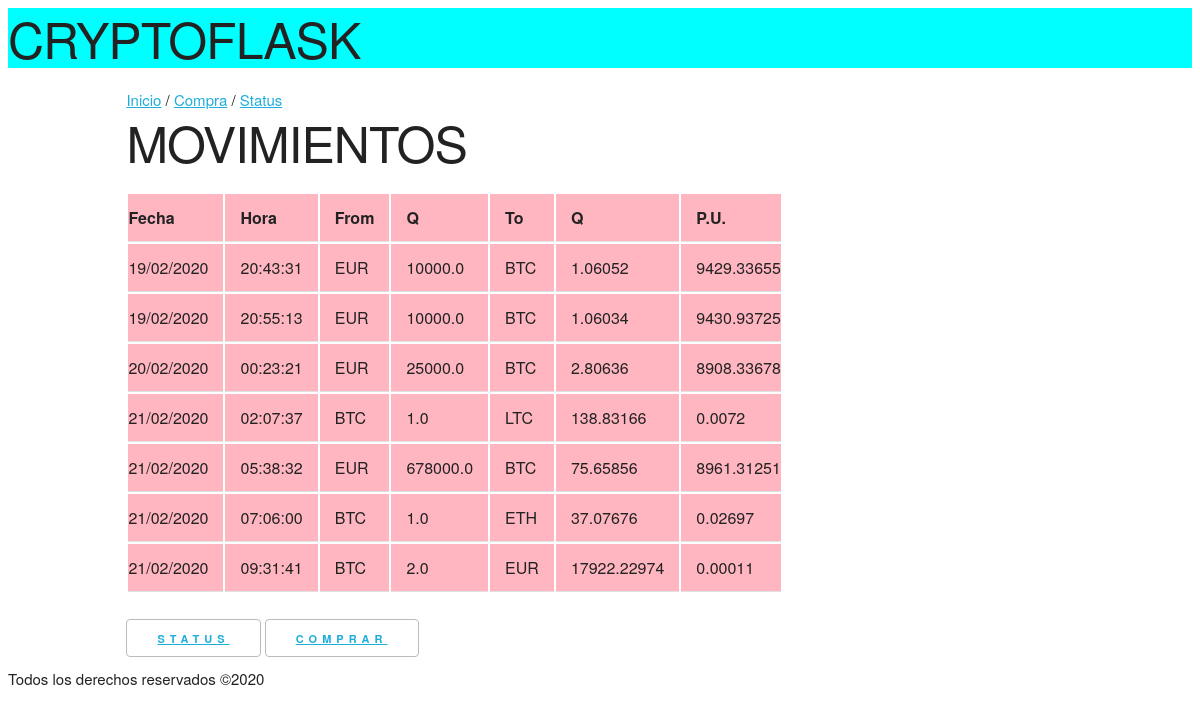
The page / on the database its author committed.
### tables this page shows
CREATE TABLE "movements" (
	"id"	INTEGER,
	"date"	TEXT,
	"time"	TEXT,
	"from_currency"	INTEGER,
	"from_quantity"	REAL,
	"to_currency"	INTEGER,
	"to_quantity"	REAL,
	PRIMARY KEY("id"),
	FOREIGN KEY("from_currency") REFERENCES "cryptos",
	FOREIGN KEY("to_currency") REFERENCES "cryptos"
);

### cryptoapp/routes.py (the view)
@app.route("/", methods=['GET', 'POST'])
def index():
    conn = sqlite3.connect(BASE_DATOS)
    cursor = conn.cursor()
    query = "SELECT * from movements;"
    try:
        filas = cursor.execute(query)
    except OperationalError as o:
        return render_template("index.html", o=o)
    listado = []
    valorUnit = []
    for fila in filas:
        fila = list(fila)
        valorUnit = round((fila[4] / fila[6]), 5)
        fila.append(valorUnit)
        fila = tuple(fila)
        listado.append(fila)
    conn.close()
    return render_template("index.html", listado = listado)

### cryptoapp/templates/index.html (shortened to what this page needs)
{% extends "base.html" %}
{% block content %}
    <nav>
        <a class="deact" href="">Inicio</a> /
        <a href="purchase">Compra</a> /
        <a href="status">Status</a>
    </nav>
    <h1>MOVIMIENTOS</h1>
    <div>
        <table class="reegion_table">
            <tr>
                <th>Fecha</th>
                <th>Hora</th>
                <th>From</th>
                <th>Q</th>
                <th>To</th>
                <th>Q</th>
                <th>P.U.</th>
            </tr>
            <tbody>
                {% for linea in listado %}
                    <tr>
                        <td>{{linea[1]}}</td>
                        <td>{{linea[2]}}</td>
                        <td>{{linea[3]}}</td>
                        <td>{{linea[4]}}</td>
                        <td>{{linea[5]}}</td>
                        <td>{{linea[6]}}</td>
                        <td>{{linea[7]}}</td>
                    </tr>
                {% endfor %}
            </tbody>
        </table>
    </div>
    <div class="u-full-width">
        <div class="button">
            <a class="" href="status">Status</a>
        </div>
        <div class="button">
            <a class="" href="purchase">Comprar</a>
        </div>
    </div>
{% endblock %}

### cryptoapp/templates/base.html (shortened to what this page needs)
<html lang="en">
<head>
    <link rel="stylesheet" href="./static/css/normalize.cs">
    <link rel="stylesheet" href="./static/css/skeleton.css">
    <link rel="stylesheet" href="./static/css/funcionara.css">
</head>
<body>
    <header>
        <h1>CRYPTOFLASK</h1>
    </header>
    <section class="container">
        {% block content %}{% endblock %}
    </section>
    <footer>Todos los derechos reservados &copy;2020 </footer>
    <br>
</body>
</html>

### cryptoapp/static/css/skeleton.css (style rules this page uses)
.container { position: relative; width: 100%; max-width: 960px; margin: 0 auto; padding: 0 20px; box-sizing: border-box; }
@media (min-width: 400px) { .container { width: 85%; padding: 0; } }
@media (min-width: 550px) { .container { width: 80%; } }
html { font-size: 62.5%; }
body { font-size: 1.5em; line-height: 1.6; font-weight: 400; font-family: "Raleway", "HelveticaNeue", "Helvetica Neue", Helvetica, Arial, sans-serif; color: #222; }
h1, h2, h3, h4, h5, h6 { margin-top: 0; margin-bottom: 2rem; font-weight: 300; }
h1 { font-size: 4.0rem; line-height: 1.2; letter-spacing: -.1rem; }
@media (min-width: 550px) { h1 { font-size: 5.0rem; } }
a { color: #1EAEDB; }
.button, button, input[type="submit"], input[type="reset"], input[type="button"] { display: inline-block; height: 38px; padding: 0 30px; color: #555; text-align: center; font-size: 11px; font-weight: 600; line-height: 38px; letter-spacing: .5rem; text-transform: uppercase; text-decoration: none; white-space: nowrap; background-color: transparent; border-radius: 4px; border: 1px solid #bbb; cursor: pointer; box-sizing: border-box; }
th, td { padding: 12px 15px; text-align: left; border-bottom: 1px solid #E1E1E1; }
th:first-child, td:first-child { padding-left: 0; }
th:last-child, td:last-child { padding-right: 0; }
button, .button { margin-bottom: 1rem; }
pre, blockquote, dl, figure, table, p, ul, ol, form { margin-bottom: 2.5rem; }
.u-full-width { width: 100%; box-sizing: border-box; }
.container:after, .row:after, .u-cf { content: ""; display: table; clear: both; }

### cryptoapp/static/css/funcionara.css (style rules this page uses)
header { background-color: aqua; }
tbody { background-color: lightpink; }
tr { background-color: lightpink; }

### rows shown on the page
movements: date "19/02/2020", time "20:43:31", from_currency "EUR", from_quantity "10000.0", to_currency "BTC", to_quantity "1.06052", linea "9429.33655"
movements: date "19/02/2020", time "20:55:13", from_currency "EUR", from_quantity "10000.0", to_currency "BTC", to_quantity "1.06034", linea "9430.93725"
movements: date "20/02/2020", time "00:23:21", from_currency "EUR", from_quantity "25000.0", to_currency "BTC", to_quantity "2.80636", linea "8908.33678"
movements: date "21/02/2020", time "02:07:37", from_currency "BTC", from_quantity "1.0", to_currency "LTC", to_quantity "138.83166", linea "0.0072"
movements: date "21/02/2020", time "05:38:32", from_currency "EUR", from_quantity "678000.0", to_currency "BTC", to_quantity "75.65856", linea "8961.31251"
movements: date "21/02/2020", time "07:06:00", from_currency "BTC", from_quantity "1.0", to_currency "ETH", to_quantity "37.07676", linea "0.02697"
movements: date "21/02/2020", time "09:31:41", from_currency "BTC", from_quantity "2.0", to_currency "EUR", to_quantity "17922.22974", linea "0.00011"
